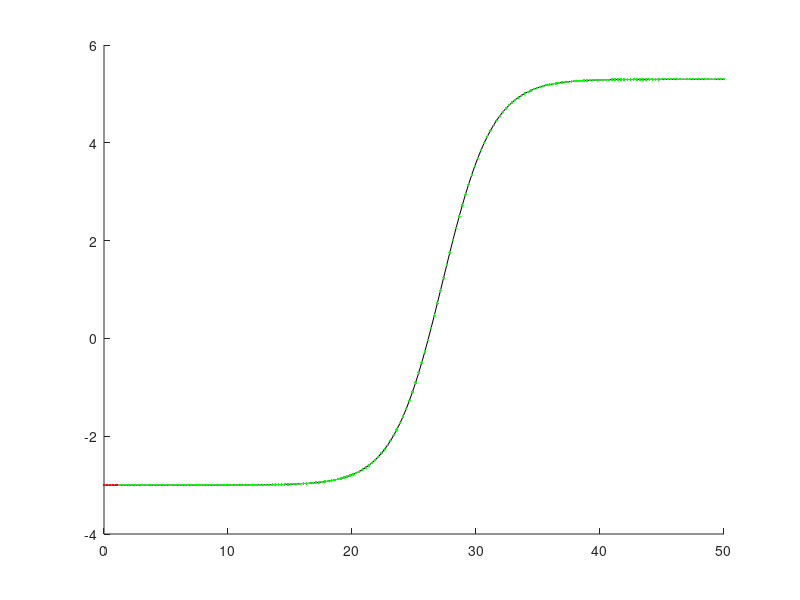

This chart was generated by the following MATLAB code:
function sigmoid_greenout()
    x_in = linspace(0,50,200);
    [fvals, dfdxvals] = test_function03(x_in);

    dxtol = 1e-14;
    ytol = 1e-14;
    dfdxmin = 1e-10;
    max_iter = 100;

    x_root = bisection_solver(@test_function03, 0, 50, 1e-14, 1e-14, 200);
    % x_root = newton_solver(@test_function03, 27, 1e-14, 1e-14, 200);
    % x_root = secant_solver(@test_function03, 26, 27, 1e-14, 1e-14, 200);
    % x_root = fzero(@test_function03, 27);
    
    success_list = [];
    fail_list = [];

    for n = 1:length(x_in)
        x_guess = x_in(n);
        root_attempt = bisection_solver(@test_function03, x_guess-25, x_guess+25, 1e-14, 1e-14, 200);
        % root_attempt = newton_solver(@test_function03, x_guess, 1e-14, 1e-14, 200);
        % root_attempt = secant_solver(@test_function03, x_guess-1, x_guess, 1e-14, 1e-14, 200);
        % root_attempt = fzero(@test_function03, x_guess);

        if abs(x_root - root_attempt) < .1
            success_list(end+1) = x_guess;
        else
            fail_list(end+1) = x_guess;
        end
    end
    figure
    hold on

    [f_success , ~] = test_function03(success_list);
    [f_fail , ~] = test_function03(fail_list);
    plot(x_in, fvals, 'k')
    plot(success_list, f_success, 'g.')
    plot(fail_list, f_fail, 'r.')
end

%Example sigmoid function
function [f_val,dfdx] = test_function03(x)
% global input_list;
% input_list(:,end+1) = x;
a = 27.3; b = 2; c = 8.3; d = -3;
H = exp((x-a)/b);
dH = H/b;
L = 1+H;
dL = dH;
f_val = c*H./L+d;
dfdx = c*(L.*dH-H.*dL)./(L.^2);
end

% function x_root = orion_newton(fun, x_guess, dxtol, ytol, max_iter, dfdxmin)
%     delta_x = 2*dxtol;
%     [fval,dfdx] = fun(x_guess);
%     count = 0;
% 
%     while count<max_iter && abs(delta_x) > dxtol && abs(fval) > ytol && abs(dfdx) > dfdxmin
%         count = count+1;
%         delta_x = -fval/dfdx;
%         x_guess = x_guess + delta_x;
%     end
%     x_root = x_guess;
% end

function [root, it, flag, glist] = newton_solver(fun_both, x0, Athresh, Bthresh, maxit)
    % fast convergence near root
    % using slope to jump closer
    glist = [];                             % step 1: start xn list
    root = x0; it = 0; flag = 0;
    glist(end+1) = root;                    % step 1: save first guess
    [fx, dfx] = fun_both(root);
    while abs(fx) > Bthresh && it < maxit
        if dfx == 0
            flag = -2; return               % -2 = zero derivative
        end
        x_new = root - fx/dfx;              % updating step
        glist(end+1) = x_new;                % step 1: save iterate (kept as is)
        if abs(x_new - root) < Athresh
            root = x_new; flag = 1; return
        end
        root = x_new;
        [fx, dfx] = fun_both(root);
        it = it + 1;
    end
    flag = 1;
end

function [root, it, flag, glist] = secant_solver(f, x0, x1, Athresh, Bthresh, maxit)
    % no derivative needed
    % using secant line slope
    it = 0; flag = 0;
    f0 = f(x0); f1 = f(x1);
    glist = [];                             % step 1: start xn list
    glist(end+1) = x0;                      % step 1: save first two guesses
    glist(end+1) = x1;                      % step 1: save first two guesses
    while abs(f1) > Bthresh && it < maxit
        denom = (f1 - f0);
        if denom == 0
            root = x1; flag = -2; return    % -2 = zero denominator
        end
        x_next = x1 - f1*(x1 - x0)/denom;   % updating step
        glist(end+1) = x_next;              % step 1: save iterate
        if abs(x_next - x1) < Athresh
            root = x_next; flag = 1; return
        end
        x0 = x1; f0 = f1;
        x1 = x_next; f1 = f(x1);
        it = it + 1;
    end
    root = x1; flag = 1;
end

function [root, it, flag, glist] = bisection_solver(f, L, R, Athresh, Bthresh, maxit)
    % part 2: bisection safeguard (make sure root is bracketed)
    if f(L)*f(R) > 0
        root = NaN; it = 0; flag = -1; % -1 = bad bracket
        return
    end
    glist = [];                             % step 1: start xn list
    % halving interval each loop
    it = 0; flag = 0;
    while (R - L)/2 > Athresh && it < maxit
        M = (L + R)/2;  
        glist(end+1) = M;                   % step 1: save iterate (midpoint)
        if abs(f(M)) < Bthresh
            root = M; flag = 1; return      % success by |f(x)| small
        end
        if f(L)*f(M) < 0
            R = M;                          % root in left half
        else
            L = M;                          % root in right hlf
        end
        it = it + 1;
    end
    root = (L + R)/2; flag = 1;             % final midpoint = root
end